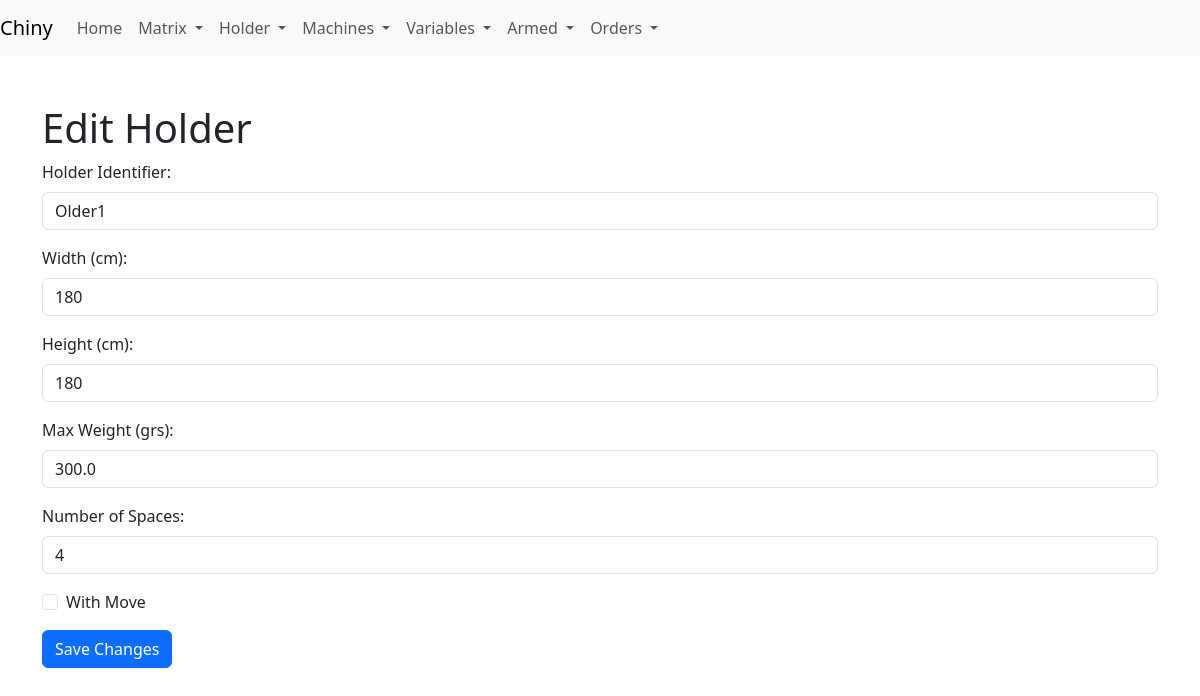
/edit_holder/1, run on an earlier commit of the app's database.
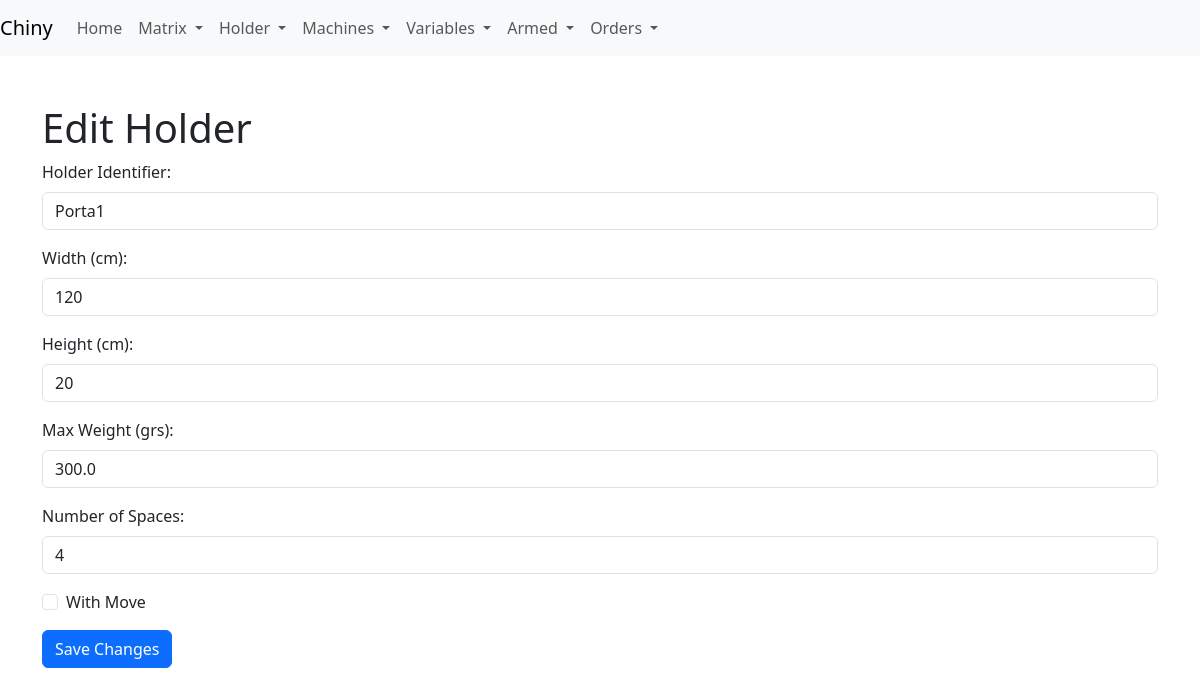
And on a later commit of the database.
### app/models.py (models this page shows)
class Holder(db.Model):
    __tablename__ = 'holder'
    id = db.Column(db.Integer, primary_key=True)
    identifier = db.Column(db.String(5), nullable=False)
    width_cm = db.Column(db.Integer, nullable=False)
    height_cm = db.Column(db.Integer, nullable=False)
    max_weight_grs = db.Column(db.Float, nullable=False)
    with_move = db.Column(db.Boolean, default=False)
    available = db.Column(db.Boolean, default=True)
    num_spaces = db.Column(db.Integer, nullable=False)  # Número de espacios
    sectors = db.relationship('Sector', backref='holder', lazy=True)

### app/routes.py (the view, shortened to what this page needs)
@app.route('/edit_holder/<int:holder_id>', methods=['GET', 'POST'])
def edit_holder(holder_id):
    holder = Holder.query.get_or_404(holder_id)
    return render_template('edit_holder.html', holder=holder)

### app/templates/edit_holder.html (shortened to what this page needs)
<!DOCTYPE html>
<html lang="en">
<head>
    <link rel="stylesheet" href="{{ url_for('static', filename='css/bootstrap.min.css') }}">
</head>
<body>
    {% include 'navbar.html' %}
    <div class="container mt-5">
        <h1>Edit Holder</h1>
        <form method="POST" action="{{ url_for('edit_holder', holder_id=holder.id) }}">
            <div class="mb-3">
                <label for="identifier" class="form-label">Holder Identifier:</label>
                <input type="text" class="form-control" id="identifier" name="identifier" value="{{ holder.identifier }}" required>
            </div>
            <div class="mb-3">
                <label for="width_cm" class="form-label">Width (cm):</label>
                <input type="number" class="form-control" id="width_cm" name="width_cm" value="{{ holder.width_cm }}" required>
            </div>
            <div class="mb-3">
                <label for="height_cm" class="form-label">Height (cm):</label>
                <input type="number" class="form-control" id="height_cm" name="height_cm" value="{{ holder.height_cm }}" required>
            </div>
            <div class="mb-3">
                <label for="max_weight_grs" class="form-label">Max Weight (grs):</label>
                <input type="number" class="form-control" id="max_weight_grs" name="max_weight_grs" value="{{ holder.max_weight_grs }}" required>
            </div>
            <div class="mb-3">
                <label for="num_spaces" class="form-label">Number of Spaces:</label>
                <input type="number" class="form-control" id="num_spaces" name="num_spaces" value="{{ holder.num_spaces }}" required>
            </div>
            <div class="form-check mb-3">
                <input type="checkbox" class="form-check-input" id="with_move" name="with_move" {% if holder.with_move %}checked{% endif %}>
                <label class="form-check-label" for="with_move">With Move</label>
            </div>
            <input type="submit" class="btn btn-primary" value="Save Changes">
        </form>
    </div>
</body>
</html>

What changed in the data, as far as the page shows it:
changed Holder: identifier "Older1" → "Porta1"; width_cm "180" → "120"; height_cm "180" → "20"
